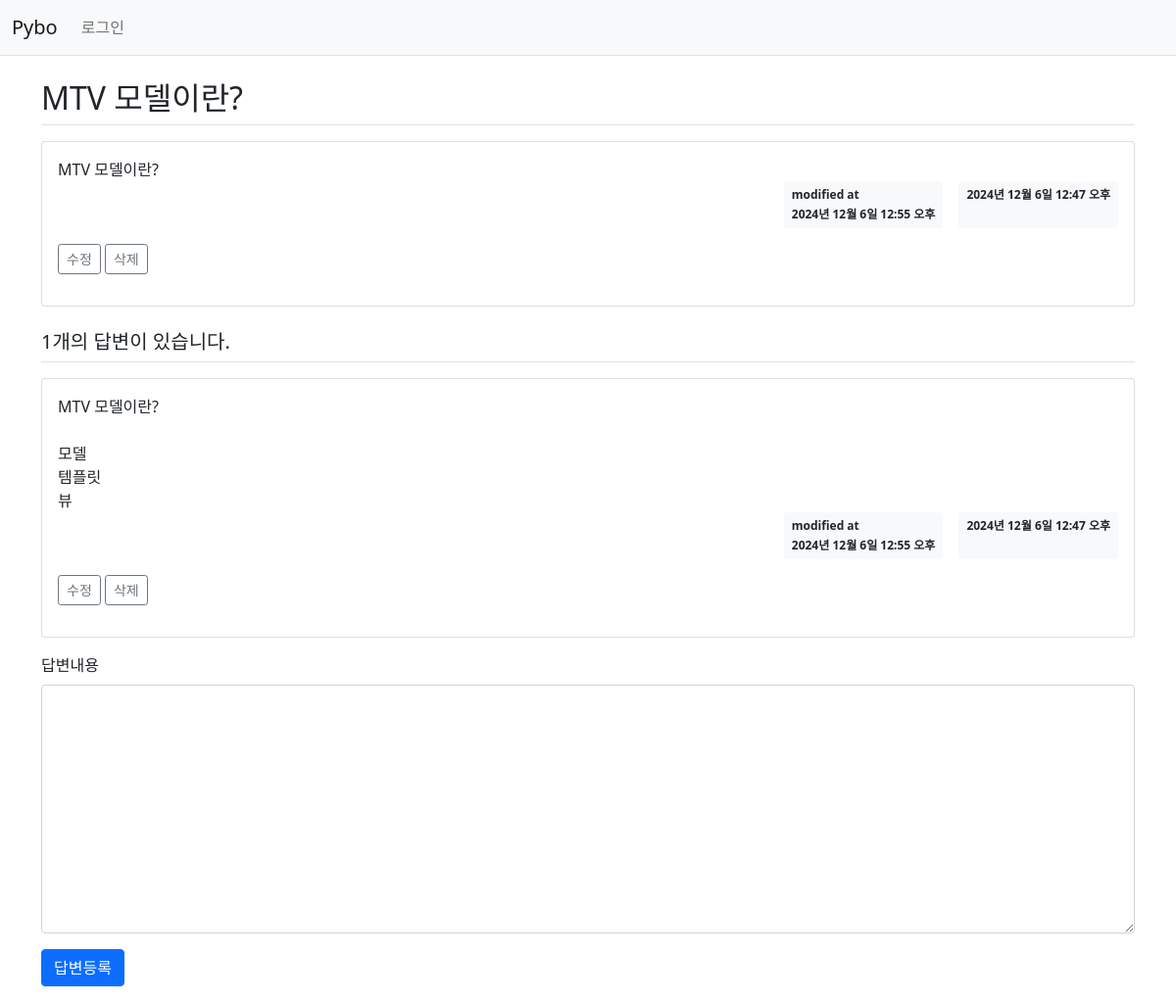
/pybo2/5/, run on the app's committed database.
### pybo2/models.py (models this page shows, shortened)
class Question(models.Model):
    subject = models.CharField(max_length=200)
    content = models.TextField()
    create_date = models.DateTimeField()
    modify_date = models.DateTimeField(null=True, blank=True)

class Answer(models.Model):
    question = models.ForeignKey(Question, on_delete=models.CASCADE)
    content = models.TextField()
    create_date = models.DateTimeField()
    modify_date = models.DateTimeField(null=True, blank=True)

### pybo2/views.py (the view)
# urls.py: path('<int:question_id>/', views.detail, name='detail'),
def detail(request, question_id):
    question =  get_object_or_404(Question, pk=question_id)
    context = {'question': question}
    return render(request, 'pybo2/question_detail.html', context)

### templates/pybo2/question_detail.html (shortened to what this page needs)
{% extends 'base.html' %}
{% block content %}
    {% load static %}
    <link rel="stylesheet" type="text/css" href="{% static 'bootstrap.min.css' %}">
    <div class="container my-3">
        <h2 class="border-bottom py-2">{{ question.subject }}</h2>
        <div class="card my-3">
            <div class="card-body">
                <div class="card-text" style="white-space: pre-line;">{{ question.content }}</div>
                <div class="d-flex justify-content-end">
                    {% if question.modify_date %}
                        <div class="badge bg-light text-dark p-2 text-start mx-3">
                            <div class="mb-2">modified at</div>
                            <div>{{ question.modify_date }}</div>
                        </div>
                    {% endif %}
                    <div class="badge bg-light text-dark p-2">
                        {{ question.create_date }}
                    </div>
                </div>
                <div class="my-3">
                    <a href="{% url 'pybo2:question_modify' question.id %}"
                       class="btn btn-sm btn-outline-secondary">수정</a>
                    <a href="javascript:void(0)" class="delete btn btn-sm btn-outline-secondary"
                       data-uri="{% url 'pybo2:question_delete' question.id %}">삭제</a>
                </div>
            </div>
        </div>
        <h5 class="border-bottom my-3 py-2">{{ question.answer_set.count }}개의 답변이 있습니다.</h5>
        {% for answer in question.answer_set.all %}
            <div class="card my-3">
                <div class="card-body">
                    <div class="card-text" style="white-space: pre-line;">{{ answer.content }}</div>
                    <div class="d-flex justify-content-end">
                        {% if answer.modify_date %}
                            <div class="badge bg-light text-dark p-2 text-start mx-3">
                                <div class="mb-2">modified at</div>
                                <div>{{ answer.modify_date }}</div>
                            </div>
                        {% endif %}
                        <div class="badge bg-light text-dark p-2">
                            {{ answer.create_date }}
                        </div>
                    </div>
                    <div class="my-3">
                        <a href="{% url 'pybo2:answer_modify' answer.id %}"
                           class="btn btn-sm btn-outline-secondary">수정</a>
                        <a href="#" class="delete btn btn-sm btn-outline-secondary "
                           data-uri="{% url 'pybo2:answer_delete' answer.id %}">삭제</a>
                    </div>
                </div>
            </div>
        {% endfor %}
        <form action="{% url 'pybo2:answer_create' question.id %}" method="post" class="my-3">
            <div class="mb-3">
                <label for="content" class="form-label">답변내용</label>
                <textarea name="content" id="content" class="form-control" rows="10"></textarea>
            </div>
            <input type="submit" value="답변등록" class="btn btn-primary">
        </form>
    </div>
{% endblock %}

### data on the page
Question: subject "MTV 모델이란?", content "MTV 모델이란?", modify_date "2024년 12월 6일 12:55 오후", create_date "2024년 12월 6일 12:47 오후", answer_set.count "1"
Answer: content "MTV 모델이란? 모델 템플릿 뷰", modify_date "2024년 12월 6일 12:55 오후", create_date "2024년 12월 6일 12:47 오후"
